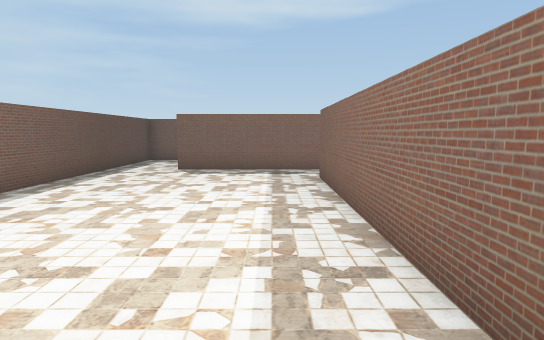
[1] (above)

19 first-person views from a walk through a 3-D level made in the Unity game engine. The camera is 1.4 m above the floor, tilts 6° down and sees 75° across. The floor is counted in squares, 1.2 m on a side. Each view is taken from the middle of a square. On the plan, view 1 faces up. The plan holds only what a view shows up to about 14 squares ahead; the rest is blank. The player character is not drawn. Some surface patterns are stand-ins.

[2]
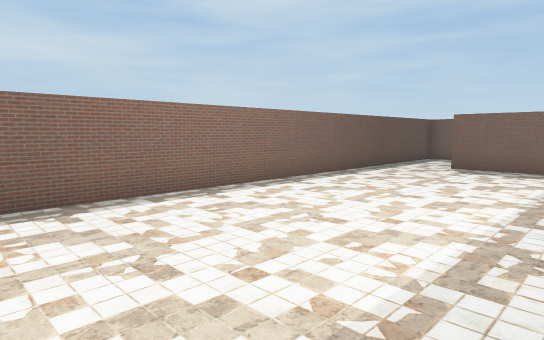

[3]
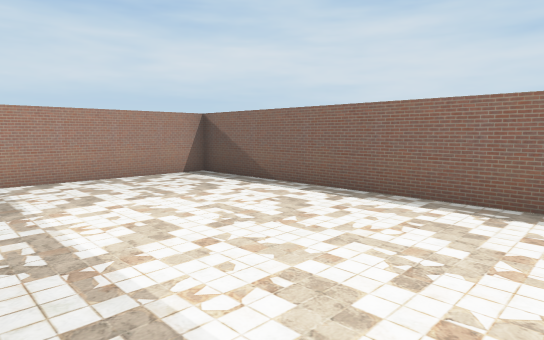

[4]
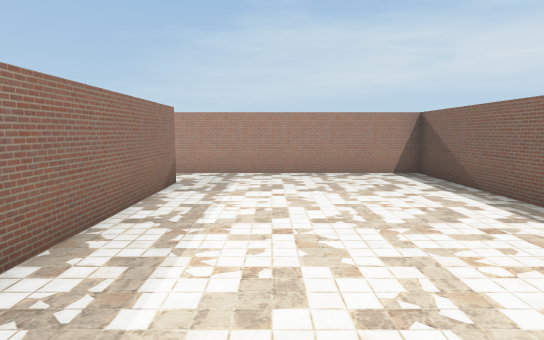

[5]
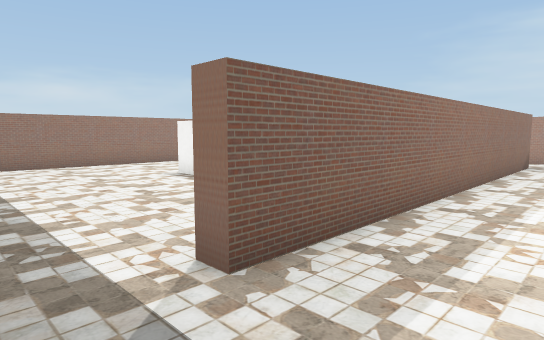

[6]
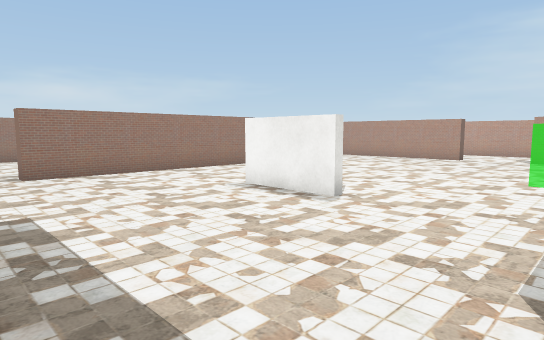

[7]
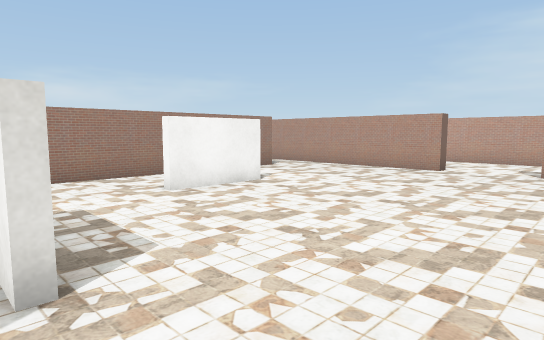

[8]
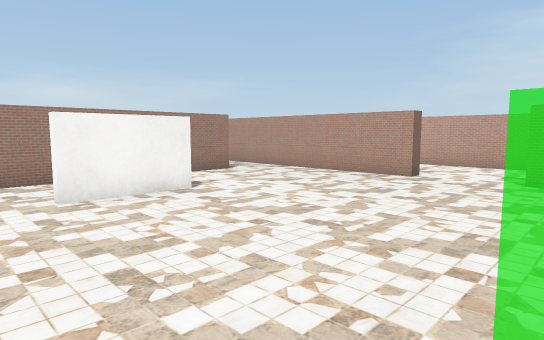

[9]
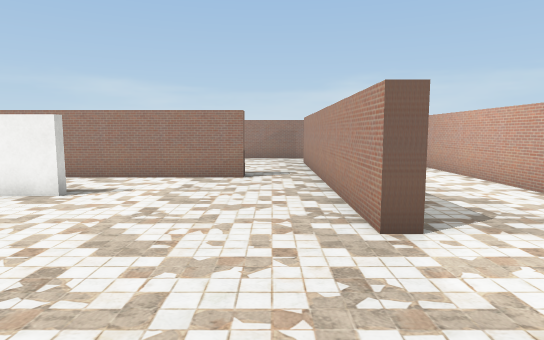

[10]
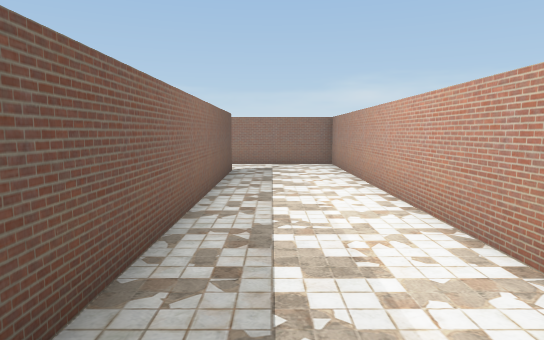

[11]
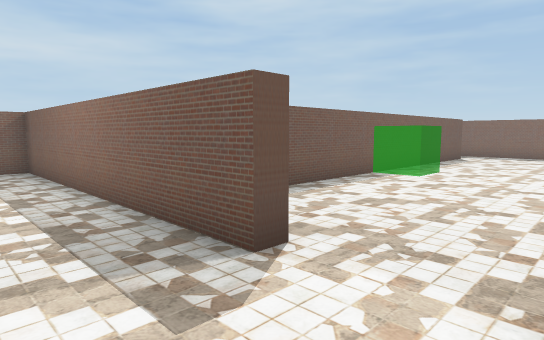

[12]
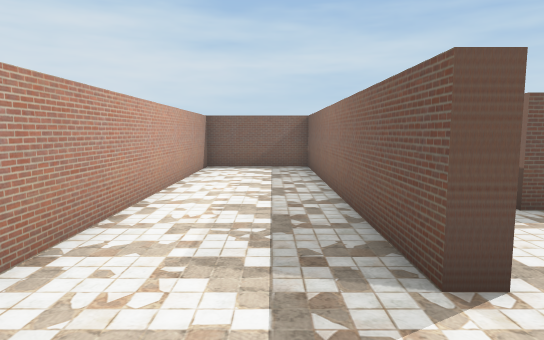

[13]
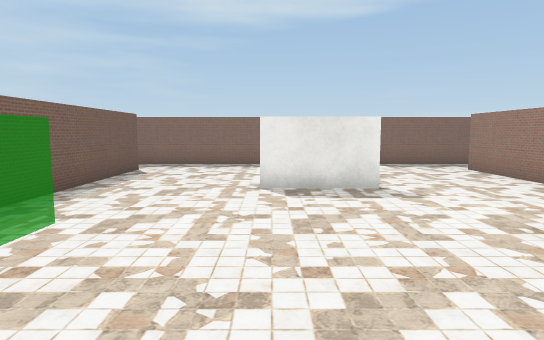

[14]
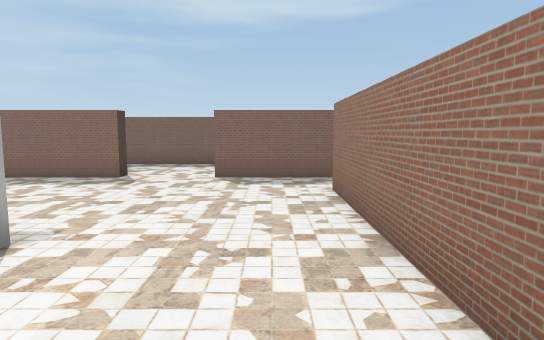

[15]
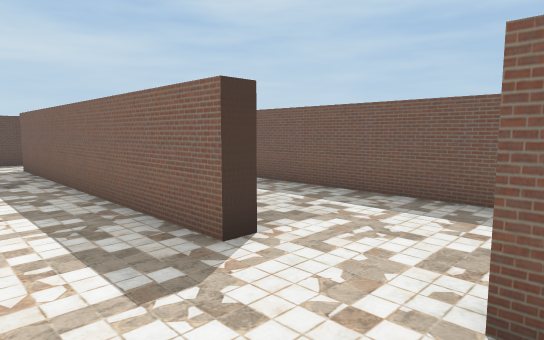

[16]
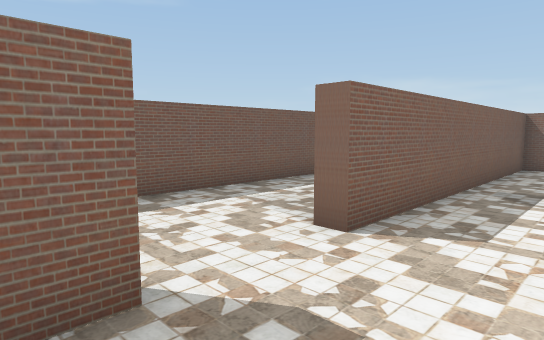

[17]
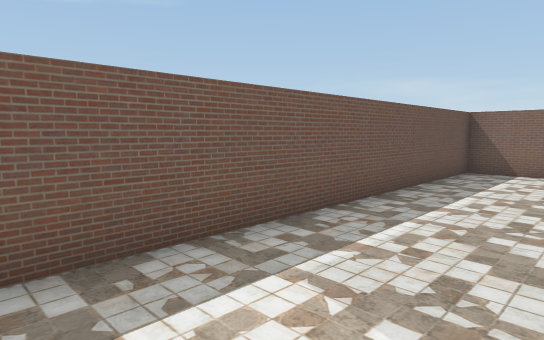

[18]
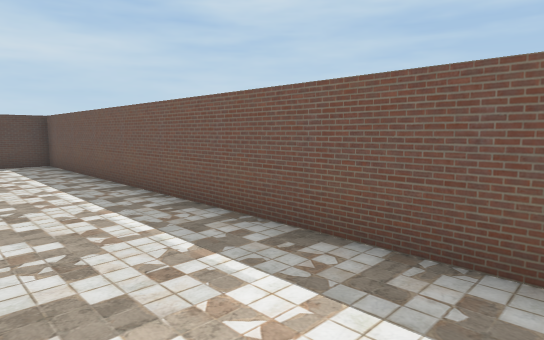

[19]
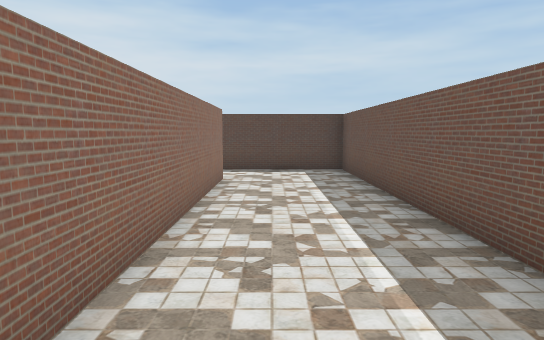

### Floor plan
Points are (right, up) in squares from view 1. A wall is a line through its corners. A room is listed if a view was taken in it or the views show most of it. See-through windows are left out.
Room 1 (views 1, 2, 3, 4, 5, 6)
walls: (1.2, -3.2) (1.2, 9.2) (1.8, 9.2); (2.5, 11.2) (-3, 11.2); (-5.2, 12.6) (-5.2, -5.3) (1.9, -5.3)
ways out: opening at (2, -4) to room 2; opening at (2, 10.5) to room 2; opening at (-3.5, 12) to room 3
Room 2 (views 7, 8, 9, 10, 11, 12, 13, 14, 15, 16, 17, 18)
walls: (9.5, -0.1) (9.5, 2.5); (8.4, 5.4) (5.8, 5.4); (4.5, -5.1) (4.5, -5.7) (-5.2, -5.7) (-5.2, -9.3) (19.3, -9.3) (19.3, -5.5); (5.6, 5.6) (8.2, 5.6); (7, -5.9) (7, -5.3) (12.4, -5.3); (12.2, -3.2) (12.2, 9.2); (1.8, 9.2) (1.8, -3.2); (17, -5.7) (7.5, -5.7); (7, 11.8) (7, 11.2) (2.5, 11.2); (12.4, 11.2) (9.5, 11.2) (9.5, 11.8)
ways out: opening at (2, -4) to room 1; opening at (2, 10.5) to room 1; opening at (8.5, 12) to room 3; opening at (13, -4); opening at (13, 10.5)
Room 3 (view 19)
walls: (-2.9, 11.8) (4.5, 11.8); (19.3, 13.4) (19.3, 15.3) (-5.2, 15.3) (-5.2, 12.6)
ways out: opening at (-3.5, 12) to room 1; opening at (8.5, 12) to room 2

Positions as (right, up) in squares from view 1, and headings:
1: (0, 0), facing up
2: (1, -1), facing up-left
3: (1, 4), facing down-left
4: (-1, 5), facing down
5: (-1, 11), facing down-right
6: (2, 11), facing down-right
7: (3, 6), facing down-right
8: (3, 4), facing down-right
9: (3, -4), facing right
10: (6, -7), facing right
11: (7, -8), facing up-left
12: (7, -7), facing left
13: (6, -2), facing up
14: (11, 2), facing up
15: (10, 9), facing up-left
16: (6, 9), facing up-right
17: (8, 12), facing up-right
18: (9, 12), facing up-left
19: (6, 13), facing left
